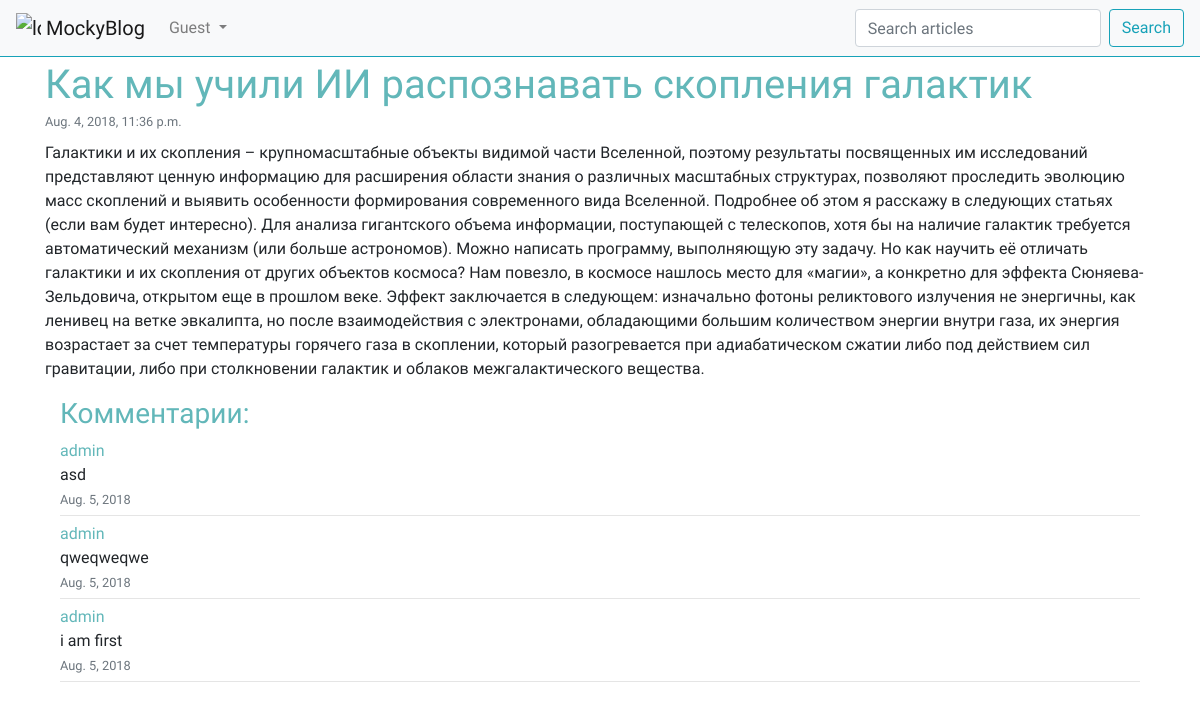
The app's page /article/1/ with its own data.
### article/models.py (models this page shows, shortened)
class Article(models.Model):
    class Meta:
        db_table = "Article"
    article_title = models.CharField(max_length=200)
    article_text = models.TextField()
    article_date = models.DateTimeField(null=True)
    article_likes = models.IntegerField(default=0)
    article_image = models.ImageField(null=True, blank=False, upload_to="images/",
                                      verbose_name="image")

class Comment(models.Model):
    class Meta:
        db_table = "Comment"
    comments_text = models.TextField(verbose_name="Текст комментария")
    comments_article = models.ForeignKey('Article')
    comments_date = models.DateField(u'date', auto_now=True)
    comments_author = models.ForeignKey(User, default=9)

### article/views.py (the view)
# urls.py: url(r'^article/(?P<article_id>\d+)/$', views.article, name="post"),
def article(request, article_id=1):
    comment_form = CommentForm
    args = {}
    args.update(csrf(request))
    args["article"] = Article.objects.get(pk=article_id)
    args["comments"] = Comment.objects.filter(comments_article=article_id)
    args["rev_comments"] = args["comments"][::-1]
    args["user"] = auth.get_user(request)
    args["form"] = comment_form
    return render(request, 'article/article.html', args)

### article/templates/article/article.html (shortened to what this page needs)
{% extends 'index.html' %}
{% load static %}
{% load poll_extras %}
{% block article %}
    <div class="container">
        <div class="mt-1">
            <h1 style="color: #62B7B9" class="mb-0">{{ article.article_title }}</h1>
            <small class="text-muted my-0 py-0">{{ article.article_date }}</small>
            <p class="mt-2">{{ article.article_text }}</p>
        </div>
        <div class="container">
            <h3 style="color: #62B7B9">Комментарии:</h3>
            {% if comments %}
                {% if comments|length <= 5 %}
                    <div id="if_length5">
                        {% for comment in comments %}
                            <p style="margin-top: 0;margin-bottom: 0; color: #62B7B9;">{{ comment.comments_author }}</p>
                            <p style="margin-bottom: 0;">{{ comment.comments_text }}</p>
                            <small class="text-muted mt-0">{{ comment.comments_date }}</small>
                            <hr style="margin-bottom: 6px;margin-top: 4px;">
                        {% endfor %}
                    </div>
                {% endif %}
            {% else %}
                <p class="text-muted">Комментариев нет</p>
            {% endif %}
        </div>
    </div>
{% endblock %}

### records on screen
Article: article_title "Как мы учили ИИ распознавать скопления галактик", article_date "Aug. 4, 2018, 11:36 p.m.", article_text "Галактики и их скопления – крупномасштабные объекты видимой части Вселенной, поэтому результаты посвященных им исследований представляют ценную информацию для расширения области знания о различных масштабных структурах, позволяют проследить эволюцию масс скоплений и выявить особенности формирования современного вида Вселенной. Подробнее об этом я расскажу в следующих статьях (если вам будет интересно). Для анализа гигантского объема информации, поступающей с телескопов, хотя бы на наличие галактик требуется автоматический механизм (или больше астрономов). Можно написать программу, выполняющую эту задачу. Но как научить её отличать галактики и их скопления от других объектов космоса? Нам…"
Comment: comments_author "admin", comments_text "asd", comments_date "Aug. 5, 2018"
Comment: comments_author "admin", comments_text "qweqweqwe", comments_date "Aug. 5, 2018"
Comment: comments_author "admin", comments_text "i am first", comments_date "Aug. 5, 2018"
